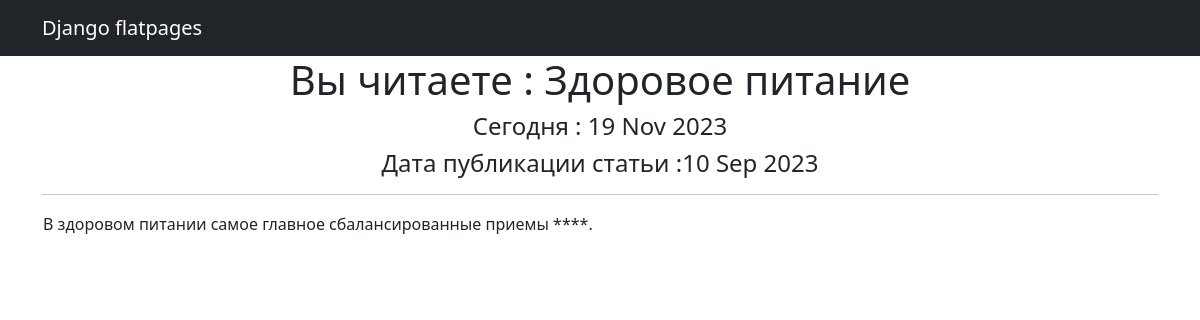
/home/1, run on the app's committed database.
### news/models.py (models this page shows, shortened)
class Post(models.Model):
    author = models.ForeignKey(Author, on_delete=models.CASCADE)
    NEWS = "NW"
    ARTICLE = "AR"
    CATEGORY_CHOICES = (
        (NEWS, 'Новость'),
        (ARTICLE, 'Статья')
    )
    categoryType = models.CharField(max_length=2, choices=CATEGORY_CHOICES, default=ARTICLE)
    dateCreation = models.DateTimeField(auto_now_add=True)
    postCategory = models.ManyToManyField(Category, through='PostCategory')
    title = models.CharField(max_length=128)
    text = models.TextField()
    rating = models.SmallIntegerField(default=0)
    """Класс для списка Постов "от свежих к старым"."""

### news/views.py (the view)
# urls.py: path('<int:pk>', PostDetail.as_view(), name='post_detail'),
class PostDetail(DetailView):
    model = Post
    template_name = 'post.html'
    context_object_name = 'post'
    def get_context_data(self, **kwargs):
        context = super().get_context_data(**kwargs)
        context['time_now'] = datetime.utcnow()
        context['fresh_news'] = "Сегодня в 16.00 репортаж с места проишествия!"
        return context

### news/templatetags/custom_filters.py (called while the page is built)
@register.filter()
def censor(message):
   bad_words = ['дурак','чмо','редиска','мат', 'бля', 'ху', 'пизд', 'пищи' ]  # непристойные выражения
   message_1 = message.lower()
   for i in bad_words:
      if i in message_1:
         message_1 = message_1.replace(i, "*" * len(i))
   message = message_1[0].title() + message_1[1:]
   return message

### templates/post.html (shortened to what this page needs)
{% extends 'flatpages/default.html' %}
{% load custom_filters %}
{% block content %}
<h1>Вы читаете :  {{post.title|censor}}</h1>
   <h4>Сегодня : {{ time_now|date:'d M Y' }}</h4>
   <h4>Дата публикации статьи :{{ post.dateCreation|date:'d M Y'}} </h4>
   <hr>
       <table>
           <tr>
               <td>{{ post.text|censor }}</td>
           </tr>
       </table>
{% endblock content %}

### data on the page
Post: title|censor "Здоровое питание", dateCreation "10 Sep 2023", text|censor "В здоровом питании самое главное сбалансированные приемы ****."

### other printed values
{{ time_now|date:'d M Y' }} "19 Nov 2023"
